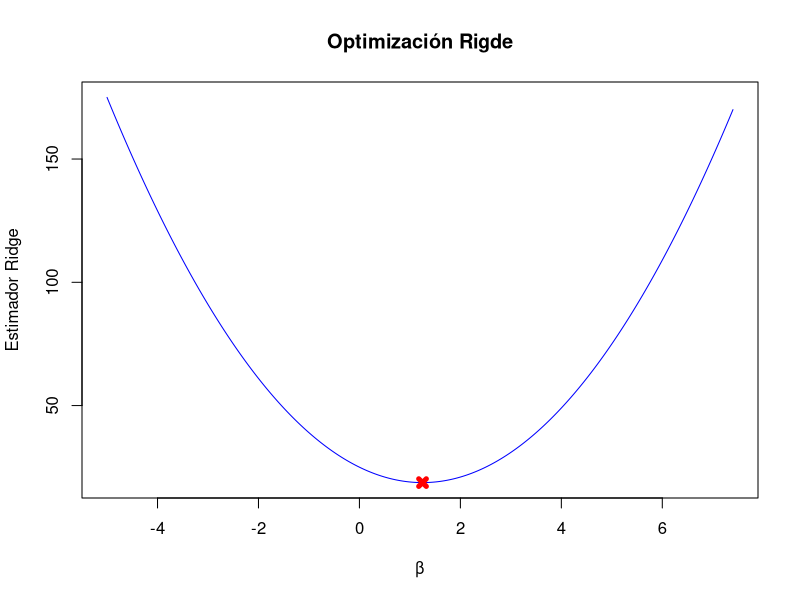
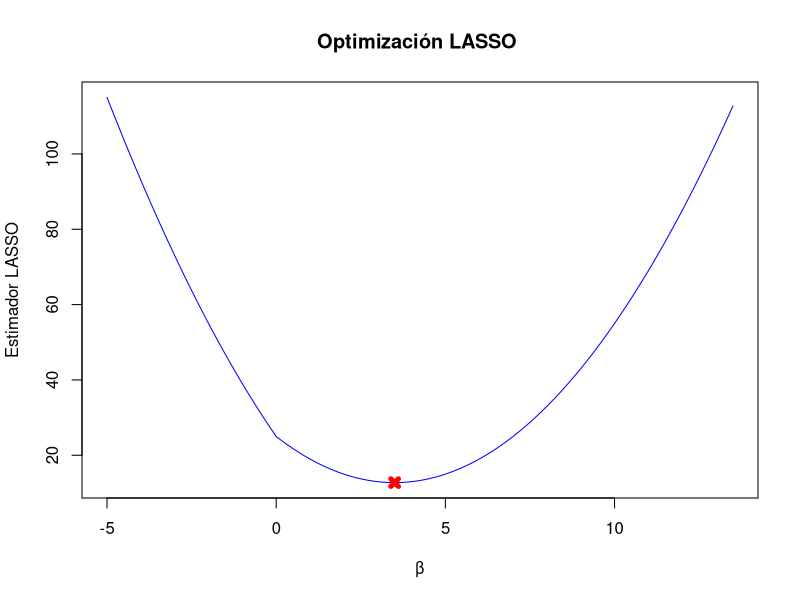

Source code (R) for these figures, in order:
## ---- chunk 1
y <- 5
lambda <- 3
beta <- seq(-5, 7.4, 0.01)
ridge <- (y - beta)^2 + lambda * beta^2 ## Ecuación (6.12)

## ---- chunk 2
beta.est <- y / (1 + lambda) ## Ecuación (6.14)
rigde.est <- (y - beta.est)^2 + lambda * beta.est^2
## ---- chunk 3

plot(beta, ridge, type="l", xlab = "β", ylab = "Estimador Ridge", col = "blue", main = "Optimización Rigde")
points(beta.est, rigde.est , col = "red", pch = 4, lwd = 5)

## ---- chunk 4
y <- 5
lambda <- 3
beta <- seq(-5, 13.5, 0.01)
lasso <- (y - beta)^2 + lambda * abs(beta) ## Ecuación (6.13)
## ---- chunk 5
beta.est <- y - lambda/2 
lasso.est <- (y - beta.est)^2 + lambda * abs(beta.est)
## ---- chunk 6
plot(beta, lasso, type="l", xlab = "β", ylab = "Estimador LASSO",main = "Optimización LASSO ", col="blue")
points(beta.est, lasso.est , col = "red", pch = 4, lwd = 5)
